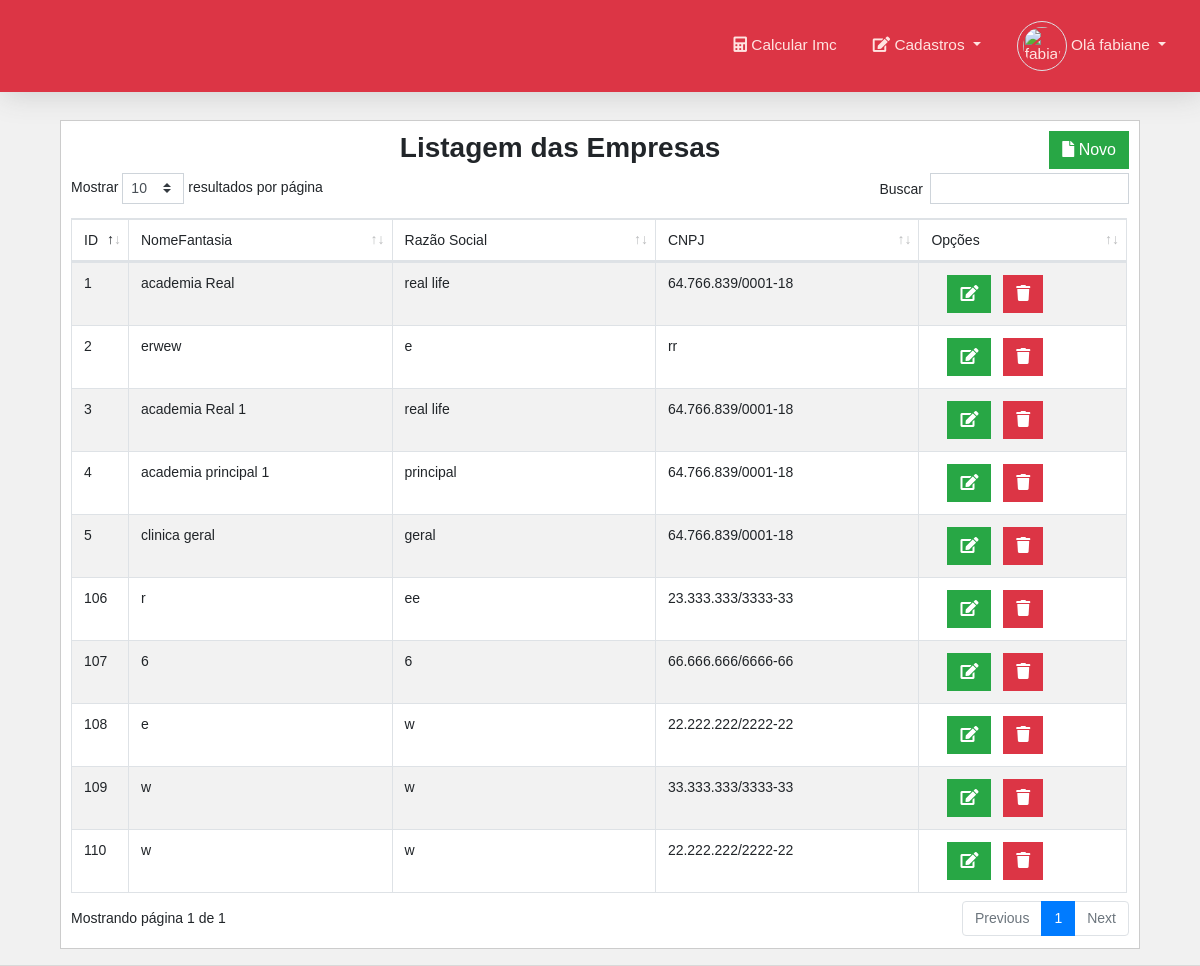
/listar/empresa (signed in), run on the app's committed database.
### tables this page shows
CREATE TABLE `empresa` (
  `id` int(11) NOT NULL,
  `nomeFantasia` varchar(100) NOT NULL,
  `razao` varchar(100) NOT NULL,
  `cnpj` varchar(20) NOT NULL
);

### listar/empresa.php (the view, shortened to what this page needs)
   <div class="container">
	<div class="coluna pr-5px">
		<h1 class="text-center">Listagem das Empresas
			<a href="cadastros/empresa" class="btn btn-success float-right    ">
		<i class="fas fa-file"></i>  Novo
		</a>
		</h1>
		<table class="table table-hover table-striped table-bordered">
			<thead>
				<tr>
					<td width="5%">ID</td>
					<td width="25%">NomeFantasia</td>
                       <td width="25%">Razão Social</td>
                       <td width="25%">CNPJ</td>
					<td>Opções</td>
				</tr>
			</thead>
			<tbody>
				<?php
				$sql = "select * from empresa order by nomeFantasia";
				$consulta =$pdo->prepare( $sql);
				$consulta->execute();
				while($linha = $consulta->fetch(PDO::FETCH_OBJ)){
					$id 	        = $linha->id;
					$nomeFantasia 	= $linha->nomeFantasia;
                       $razao	        = $linha->razao;
                       $cnpj            = $linha->cnpj;
					echo "<tr>
							<td>$id</td>
							<td>$nomeFantasia</td>
                               <td>$razao</td>
                               <td>$cnpj</td>
							<td>
							<a href='cadastros/empresa/$id'class='btn btn-success m-0 ml-3'>
							<i class='fas fa-edit'></i>
							</a>
							<a href='javascript:excluir($id)'class='btn btn-danger m-0  ml-2'>
							<i class='fas fa-trash'>
							</i>
							</a>
							</td>
						</tr>
						";
				}
				?>
			</tbody>
		</table>
	</div>
</div>

### css/style.css (style rules this page uses)
body { background: rgb(226, 188, 188); font: 14px sans-serif, Arial, Tahoma; overflow-x: hidden; }
html, body { width: 100%; height: 100%; }
.alert, .btn, .form-control { border-radius: 0; }
.coluna { border: 1px solid #ccc; padding: 10px; box-sizing: border-box; background: #fff; }
.coluna h1 { font-size: 2em; font-weight: bold; }
.row .btn { margin-top: 23px; }

### data on the page
empresa: id "107", nomeFantasia "6", razao "6", cnpj "66.666.666/6666-66"
empresa: id "4", nomeFantasia "academia principal 1", razao "principal", cnpj "64.766.839/0001-18"
empresa: id "1", nomeFantasia "academia Real", razao "real life", cnpj "64.766.839/0001-18"
empresa: id "3", nomeFantasia "academia Real 1", razao "real life", cnpj "64.766.839/0001-18"
empresa: id "5", nomeFantasia "clinica geral", razao "geral", cnpj "64.766.839/0001-18"
empresa: id "108", nomeFantasia "e", razao "w", cnpj "22.222.222/2222-22"
empresa: id "2", nomeFantasia "erwew", razao "e", cnpj "rr"
empresa: id "106", nomeFantasia "r", razao "ee", cnpj "23.333.333/3333-33"
empresa: id "109", nomeFantasia "w", razao "w", cnpj "33.333.333/3333-33"
empresa: id "110", nomeFantasia "w", razao "w", cnpj "22.222.222/2222-22"

### other printed values
$_SESSION["pessoa"]["nome"] "fabiane"
